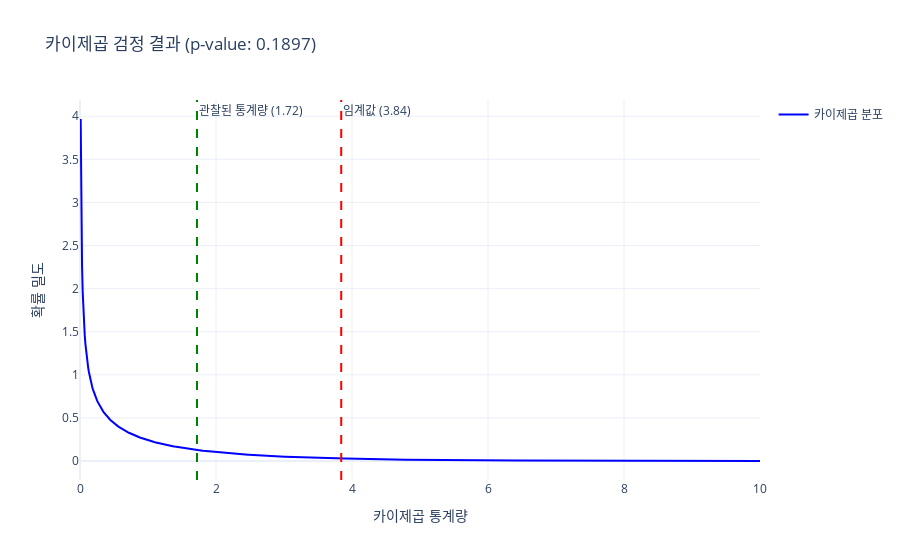

The code cell stored with this chart in its notebook:
### Code cell
# 카이제곱 검정 시각화
import numpy as np
from scipy import stats
import plotly.graph_objects as go

# 관찰된 빈도수 행렬
observed = pd.crosstab(filter_df['grp'], filter_df['converted']).values

# 기대빈도 계산
row_totals = observed.sum(axis=1)
col_totals = observed.sum(axis=0)
total = observed.sum()
expected = np.outer(row_totals, col_totals) / total

# 카이제곱 통계량 계산
chi2_stat = np.sum((observed - expected)**2 / expected)
p_value = 1 - stats.chi2.cdf(chi2_stat, df=1)

# 카이제곱 분포 시각화
x = np.linspace(0, 10, 1000)
chi2_pdf = stats.chi2.pdf(x, df=1)

fig = go.Figure()

# 카이제곱 분포 곡선
fig.add_trace(go.Scatter(
    x=x,
    y=chi2_pdf,
    mode='lines',
    name='카이제곱 분포',
    line=dict(color='blue', width=2)
))

# 관찰된 카이제곱 통계량 표시
fig.add_vline(x=chi2_stat, line_dash="dash", line_color="green",
              annotation_text=f"관찰된 통계량 ({chi2_stat:.2f})")

# 임계값 표시 (유의수준 0.05)
critical_value = stats.chi2.ppf(0.95, df=1)
fig.add_vline(x=critical_value, line_dash="dash", line_color="red",
              annotation_text="임계값 (3.84)")

# 레이아웃 설정
fig.update_layout(
    title=f'카이제곱 검정 결과 (p-value: {p_value:.4f})',
    xaxis_title='카이제곱 통계량',
    yaxis_title='확률 밀도',
    template='plotly_white',
    showlegend=True
)

fig.show()

# 검정 결과 출력
print(f"카이제곱 통계량: {chi2_stat:.4f}")
print(f"p-value: {p_value:.4f}")
print(f"임계값 (α=0.05): {critical_value:.4f}")

### Figure 1 — Plotly figure (JSON) as saved in the notebook; plotly's stock layout.template omitted (floating-point values rounded to 4 significant figures; data arrays with more than 128 entries replaced by an {"elided": "..."} marker saying what was removed)
{"data": [{"line": {"color": "blue", "width": 2}, "mode": "lines", "name": "카이제곱 분포", "type": "scatter", "x": {"elided": "1000 float values"}, "y": {"elided": "1000 float values"}}], "layout": {"annotations": [{"showarrow": false, "text": "관찰된 통계량 (1.72)", "x": 1.72, "xanchor": "left", "xref": "x", "y": 1, "yanchor": "top", "yref": "y domain"}, {"showarrow": false, "text": "임계값 (3.84)", "x": 3.841, "xanchor": "left", "xref": "x", "y": 1, "yanchor": "top", "yref": "y domain"}], "shapes": [{"line": {"color": "green", "dash": "dash"}, "type": "line", "x0": 1.72, "x1": 1.72, "xref": "x", "y0": 0, "y1": 1, "yref": "y domain"}, {"line": {"color": "red", "dash": "dash"}, "type": "line", "x0": 3.841, "x1": 3.841, "xref": "x", "y0": 0, "y1": 1, "yref": "y domain"}], "showlegend": true, "title": {"text": "카이제곱 검정 결과 (p-value: 0.1897)"}, "xaxis": {"title": {"text": "카이제곱 통계량"}}, "yaxis": {"title": {"text": "확률 밀도"}}}}
